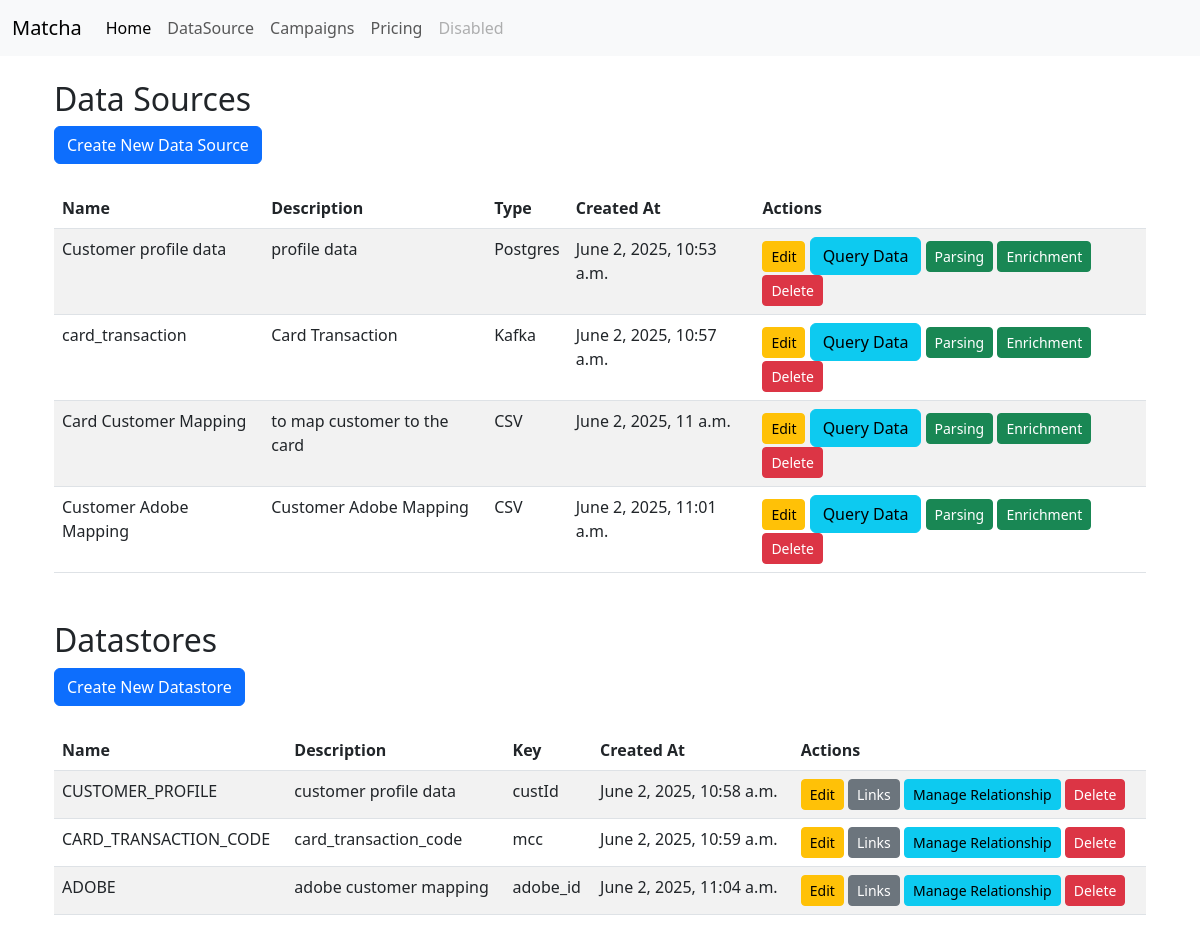
/datasources/, run on an earlier commit of the app's database.
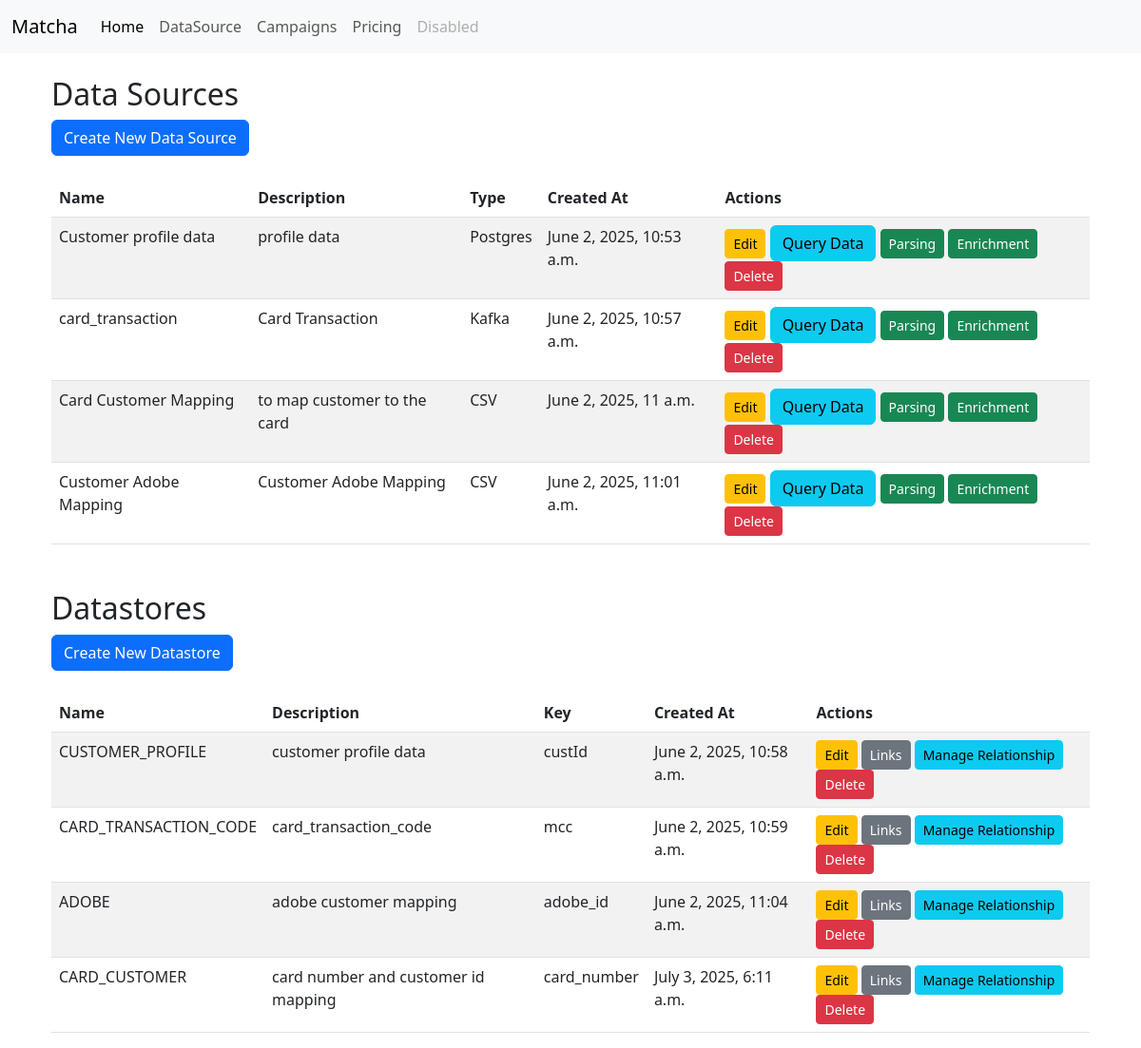
And on a later commit of the database.
### usex_app/models.py (models this page shows, shortened)
class DataSource(models.Model):
    DATASOURCE_TYPES = [
        ('Postgres', 'postgres'),
        ('Mysql', 'Mysql'),
        ('Kafka', 'Kafka'),
        ('RabbitMQ', 'RabbitMQ'),
        ('S3', 'S3'),
        ('Hive', 'Hive'),
        ('HDFS', 'HDFS'),
        ('CSV', 'CSV'),
    ]
    name = models.CharField(max_length=100)
    description = models.CharField(max_length=150)
    datasource_type = models.CharField(max_length=50,choices=DATASOURCE_TYPES)
    created_at = models.DateTimeField(auto_now_add=True)
    updated_at = models.DateTimeField(auto_now=True)
    connection_params = models.JSONField()  # Use JSONField for flexible connection parameters
    skip_campaign_processing = models.BooleanField(default=False, help_text="Skip campaign processing for this datasource")
    CONNECTION_PARAMS_METADATA = {
        'Postgres': {
            'mandatory': ['host', 'port', 'username', 'password', 'database','query'],
            'optional': [],
        },
        'Mysql': {
            'mandatory': ['host', 'port', 'username', 'password', 'database','query'],
            'optional': [],
        },
        'Kafka': {
            'mandatory': ['brokers', 'topic'],
            'optional': ['group_id','schema_registry_url'],
        },
        'RabbitMQ': {
            'mandatory': ['host', 'port', 'username', 'password', 'queue'],
            'optional': [],
        },
        'S3': {
            'mandatory': ['bucket_name', 'access_key', 'secret_key'],
            'optional': ['region'],
        },
        'Hive': {
            'mandatory': ['host', 'port', 'username', 'password', 'database'],
            'optional': [],
        },
        'HDFS': {
            'mandatory': ['host', 'port', 'username', 'path'],
            'optional': [],
        },
        'CSV': {
            'mandatory': ['file_path'],
            'optional': ['delimiter', 'encoding','has_header'],
        },
    }

class DataStore(models.Model):
    name = models.CharField(max_length=100, unique=True)
    description = models.CharField(max_length=150)
    created_at = models.DateTimeField(auto_now_add=True)
    updated_at = models.DateTimeField(auto_now=True)
    key= models.CharField(max_length=100, unique=True)
    schema=models.JSONField(default=dict, blank=True, null=True)
    internal_name = models.CharField(max_length=100, unique=True, null=True, blank=True)

### usex_app/views.py (the view)
# urls.py: path('datasources/', views.datasource_list_create, name='datasource_list_create'),
def datasource_list_create(request):
    if request.method == 'POST':
        datasource_type = request.POST.get('datasource_type')
        datasource_form = DataSourceForm(request.POST, datasource_type=datasource_type)
        if datasource_form.is_valid():
            connection_params = {}
            for key, value in datasource_form.cleaned_data.items():
                if key.startswith('connection_params_'):
                    param_name = key.replace('connection_params_', '')
                    connection_params[param_name] = value
            datasource = datasource_form.save(commit=False)
            datasource.connection_params = connection_params
            try:
                connection = connect_to_data_source(datasource)
                datasource.save()
                if request.headers.get('X-Requested-With') == 'XMLHttpRequest':
                    return JsonResponse({'success': True})
                return redirect('datasource_list_create')
            except Exception as e:
                datasource_form.add_error(None, f"Connection failed: {str(e)}")
        if request.headers.get('X-Requested-With') == 'XMLHttpRequest':
            errors = [str(error) for error in datasource_form.non_field_errors()]
            for field, field_errors in datasource_form.errors.items():
                errors.extend([f"{field}: {error}" for error in field_errors])
            return JsonResponse({'success': False, 'errors': errors})
        datastore_form = DataStoreForm(request.POST)
        if datastore_form.is_valid():
            datastore_form.save()
            return redirect('datasource_list_create')
    else:
        datasource_form = DataSourceForm()
        datastore_form = DataStoreForm()
    datasources = DataSource.objects.all()
    datastores = DataStore.objects.all()
    connection_params_metadata = json.dumps(DataSource.CONNECTION_PARAMS_METADATA)
    connection_params_values = {ds.id: ds.connection_params for ds in datasources}
    return render(request, 'usex_app/datasource.html', {
        'datasources': datasources,
        'datastores': datastores,
        'datasource_form': datasource_form,
        'datastore_form': datastore_form,
        'connection_params_metadata': connection_params_metadata,
        'connection_params_values': json.dumps(connection_params_values),
    })

### usex_app/templates/usex_app/datasource.html (shortened to what the changed rows need)
{% extends "usex_app/index.html" %}
{% block content %}
<div class="container">
    <h2>Data Sources</h2>
    <table class="table table-striped mt-4">
        <thead>
            <tr>
                <th>Name</th>
                <th>Description</th>
                <th>Type</th>
                <th>Created At</th>
                <th>Actions</th>
            </tr>
        </thead>
        <tbody>
            {% for datasource in datasources %}
            <tr>
                <td>{{ datasource.name }}</td>
                <td>{{ datasource.description }}</td>
                <td>{{ datasource.datasource_type }}</td>
                <td>{{ datasource.created_at }}</td>
                <td>
                    <button type="button" class="btn btn-sm btn-warning" data-edit-id="{{ datasource.id }}" data-bs-toggle="modal" data-bs-target="#editDataSourceModal">
                        Edit
                    </button>
                    <button type="button" class="btn btn-info query-data-button"
                    data-datasource-id="{{ datasource.id }}"
                    data-datasource-name="{{ datasource.name }}"
                    data-datasource-description="{{ datasource.description }}">
                    Query Data
                    </button>
                    <a href="{% url 'parser_view' datasource.id %}" target="_blank" class="btn btn-sm btn-success">
                        Parsing
                    </a>
                    <a href="{% url 'enrichment_view' datasource.id %}" target="_blank" class="btn btn-sm btn-success">
                        Enrichment
                    </a>
                    <form method="post" action="{% url 'delete_datasource' datasource.id %}" style="display:inline;">
                        <button type="submit" class="btn btn-sm btn-danger" onclick="return confirm('Are you sure you want to delete this data source?');">
                            Delete
                        </button>
                    </form>
                </td>
            </tr>
            {% empty %}
            <tr>
                <td colspan="5">No data sources available.</td>
            </tr>
            {% endfor %}
        </tbody>
    </table>
</div>
<div class="container mt-5">
    <h2>Datastores</h2>
        <table class="table table-striped mt-4">
            <thead>
                <tr>
                    <th>Name</th>
                    <th>Description</th>
                    <th>Key</th>
                    <th>Created At</th>
                    <th>Actions</th>
                </tr>
            </thead>
            <tbody>
                {% for datastore in datastores %}
                <tr>
                    <td>{{ datastore.name }}</td>
                    <td>{{ datastore.description }}</td>
                    <td>{{ datastore.key }}</td>
                    <td>{{ datastore.created_at }}</td>
                    <td>
                        <button type="button" class="btn btn-sm btn-warning" datastore-edit-id="{{ datastore.id }}" >
                            Edit
                        </button>
                        <button type="button" class="btn btn-sm btn-secondary" data-links-id="{{ datastore.id }}">
                            Links
                        </button>
                        <button type="button" class="btn btn-sm btn-info" data-manage-relationship-id="{{ datastore.id }}">
                            Manage Relationship
                        </button>
                        <form method="post" action="{% url 'delete_datastore' datastore.id %}" style="display:inline;">
                            <button type="submit" class="btn btn-sm btn-danger" onclick="return confirm('Are you sure you want to delete this datastore?');">
                                Delete
                            </button>
                        </form>
                    </td>
                </tr>
                {% empty %}
                <tr>
                    <td colspan="5">No datastores available.</td>
            </tr>
            {% endfor %}
        </tbody>
    </table>
</div>
{% endblock %}

What changed in the data, as far as the page shows it:
added DataStore: name "CARD_CUSTOMER", description "card number and customer id mapping", key "card_number", created_at "July 3, 2025, 6:11 a.m."
